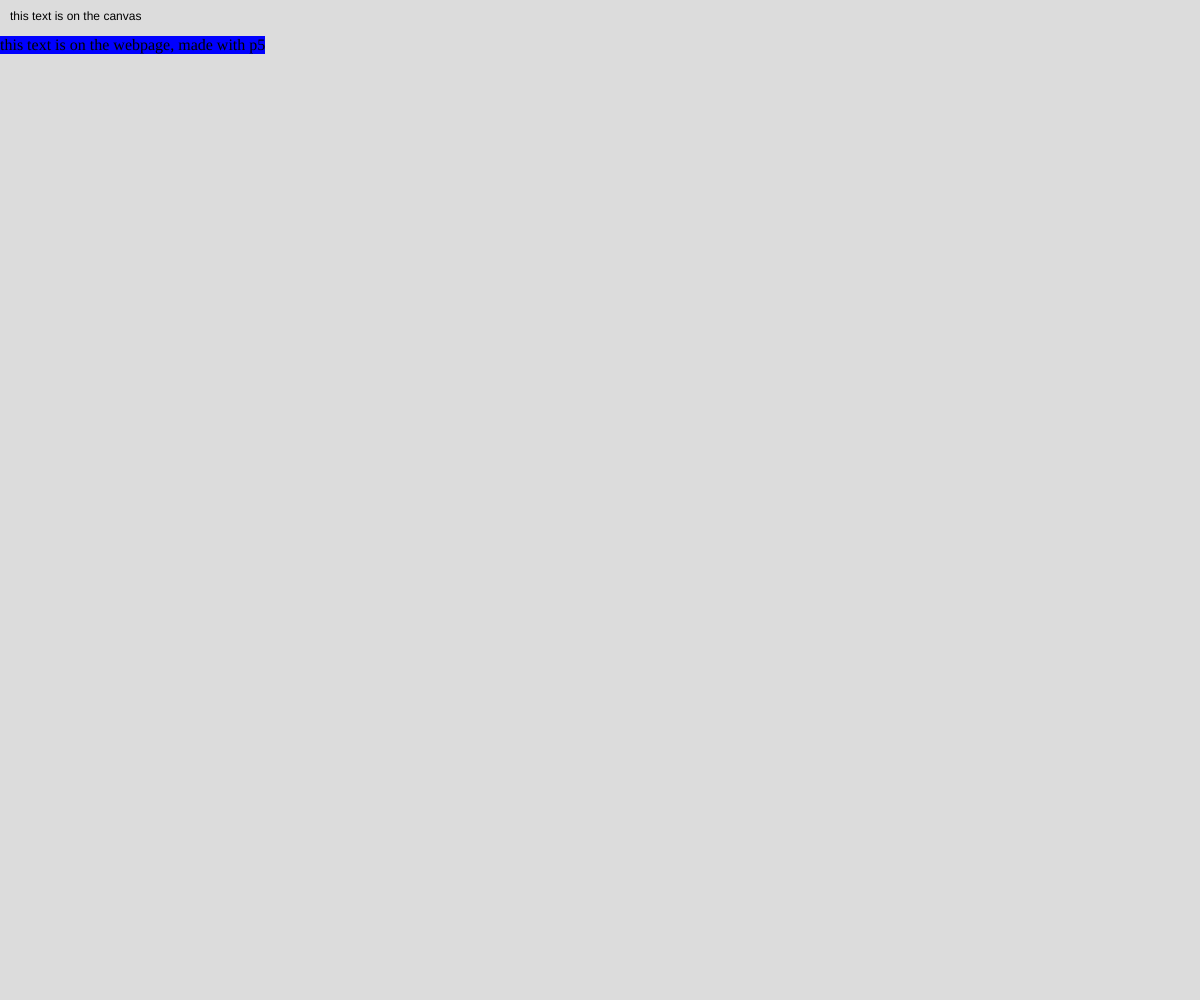
Frame 1 (no input)
Frame 60 (no input): identical to frame 1, image omitted
Frame 120 (the mouse pressed at the canvas centre since frame 60): identical to frame 1, image omitted

The p5.js sketch that drew this single still picture (run headless with seeded random() and noise() and a simulated clock; from frame 60 on, the mouse is pressed at the canvas centre):

// p5.js sketch
// ── sketch.js
// store my paragraph that i will add
let para 

function setup() {
  createCanvas(windowWidth, windowHeight);
  // Help blind or low-vision users understand your sketch
  describe("A 400 by 400 pixel gray canvas.");

  para = createP('this text is on the webpage, made with p5')
  // adjust the position of my p5 added <p>
  para.position(0,20)
  // adjusting the CSS with javascript
  // any styles applied with js will override any styles applied with CSS
  para.style('background-color:blue')
}

function draw() {
  background(220);

  text("this text is on the canvas", 10, 20)
}





// ── style.css
html, body {
  margin: 0;
  padding: 0;
}
canvas {
  display: block;
}

/* grab all of my <p> tags */
p {
  background-color: red;
  color: white;
}
